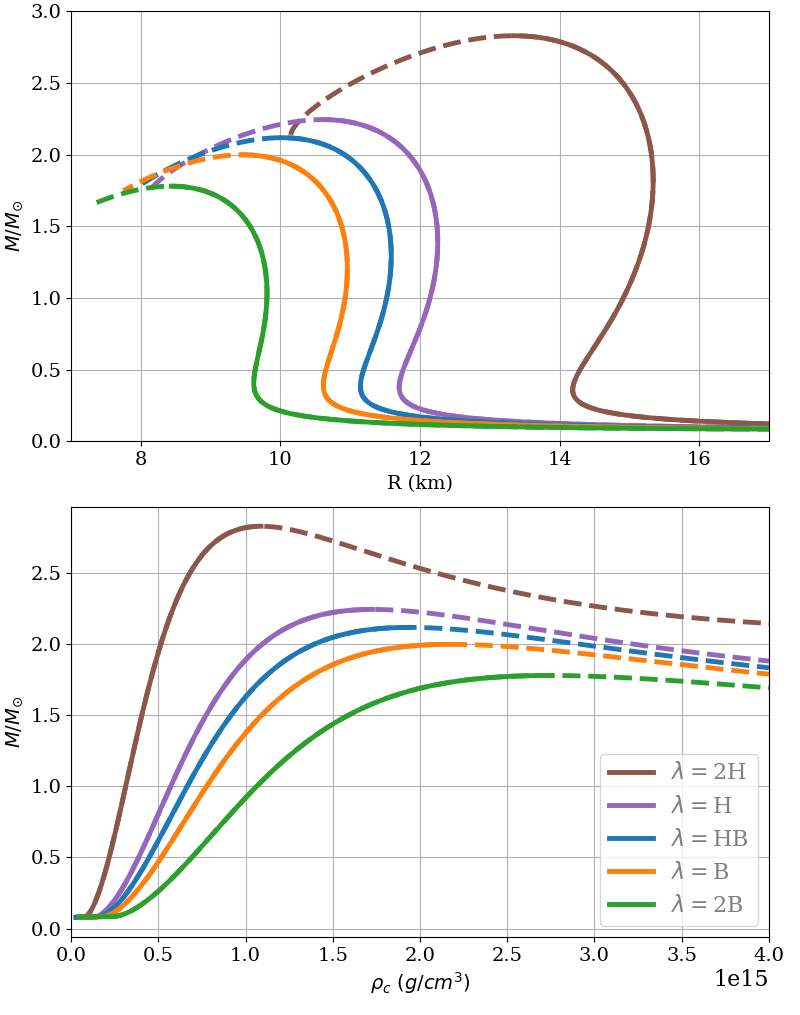

The Python source for this figure:
from plot_functions2 import dataReader2,rho_scale,r_scale,pp_mass_conv
import numpy as np
import matplotlib.pyplot as plt
from matplotlib import rcParams
from mycolorpy import colorlist as mcp

rcParams['font.size'] = 16
rcParams['font.family'] = 'serif'
rcParams['text.color'] = 'grey'
rcParams['axes.labelcolor'] = 'black'

prefix = r"C:/Users/ekrem/Desktop/PositiveBeta/figures/gr_plots/GR/"
eos1= prefix+ r"eos1/eos_1_beta_0000p000_mass_0000p000"
eos2= prefix+ r"eos2/eos_2_beta_0000p000_mass_0000p000"
eos3= prefix+ r"eos3/eos_3_beta_0000p000_mass_0000p000"
eos4= prefix+ r"eos4/eos_4_beta_0000p000_mass_0000p000"
eos5= prefix+ r"eos5/eos_5_beta_0000p000_mass_0000p000"
plt.figure()
fig = plt.gcf()
fig.set_size_inches(8, 15)
plt.subplot(2, 1, 1)
plt.xlim([7,17])
plt.ylim([0,3])
EOSs = [eos1, eos2, eos3, eos4, eos5]
name = [r'$\lambda=$2H',r'$\lambda=$H',r'$\lambda=$HB', r'$\lambda=$B', r'$\lambda=$2B' ]
colors = ['tab:brown','tab:purple','tab:blue','tab:orange', 'tab:green']
# colors = ['dimgray','teal','forestgreen','tab:blue', 'darkblue']

# colors=mcp.gen_color(cmap="GnBu",n=7)
print(colors)
for i in range(5):
    _, mass_ADMGR, _, radiusGR, _, rho_cGR, _, mass_ADMGR_stable, _, \
    radiusGR_stable, _,rho_cGR_stable ,_,_,_,_\
    = dataReader2(EOSs[i])

    plt.plot (radiusGR*r_scale,mass_ADMGR/pp_mass_conv,color=colors[i],linestyle="--",linewidth=3.5)
    plt.plot (radiusGR_stable*r_scale,mass_ADMGR_stable/pp_mass_conv, color=colors[i], label = name[i],linewidth=3.5)

plt.xticks(fontsize=14)
plt.yticks(fontsize=14)
plt.xlabel (r"R (km)",fontsize=14)
plt.ylabel(r"$M / M_{\odot}$",fontsize=14)
plt.grid(True)


plt.subplot(2, 1, 2)
plt.xlim([0,4e15])

for i in range(5):
    _, mass_ADMGR, _, radiusGR, _, rho_cGR, _, mass_ADMGR_stable, _, \
    radiusGR_stable, _,rho_cGR_stable ,_,_,_,_\
    = dataReader2(EOSs[i])

    plt.plot (rho_cGR*rho_scale,mass_ADMGR/pp_mass_conv,color=colors[i],linestyle="--",linewidth=3.5)
    plt.plot (rho_cGR_stable*rho_scale,mass_ADMGR_stable/pp_mass_conv, color=colors[i], label = name[i],linewidth=3.5)

plt.xticks(fontsize=14)
plt.yticks(fontsize=14)
plt.xlabel (r"$\rho_c$ $(g/cm^3)$",fontsize=14)
plt.ylabel(r"$M / M_{\odot}$",fontsize=14)
plt.grid(True)
plt.legend()
plt.show()
